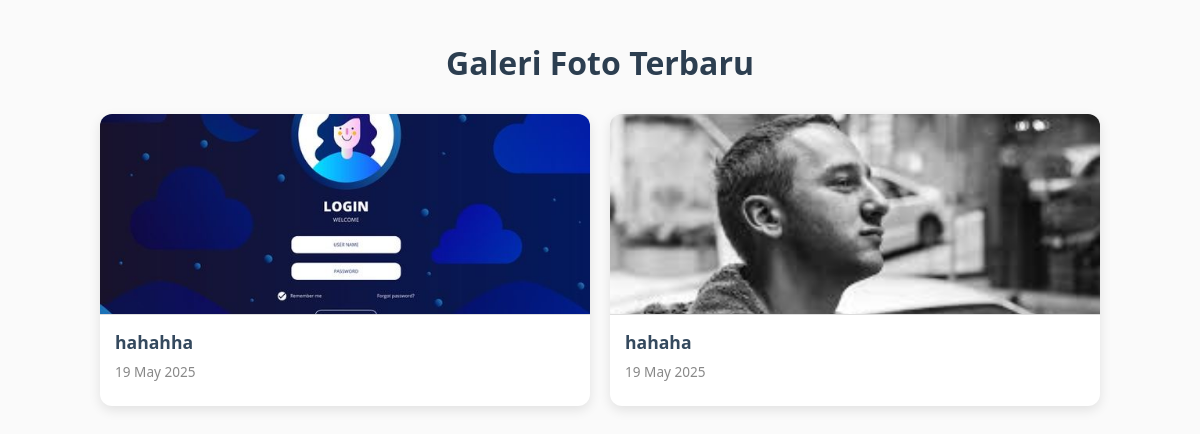
Page /galeri/ on the earlier database version.
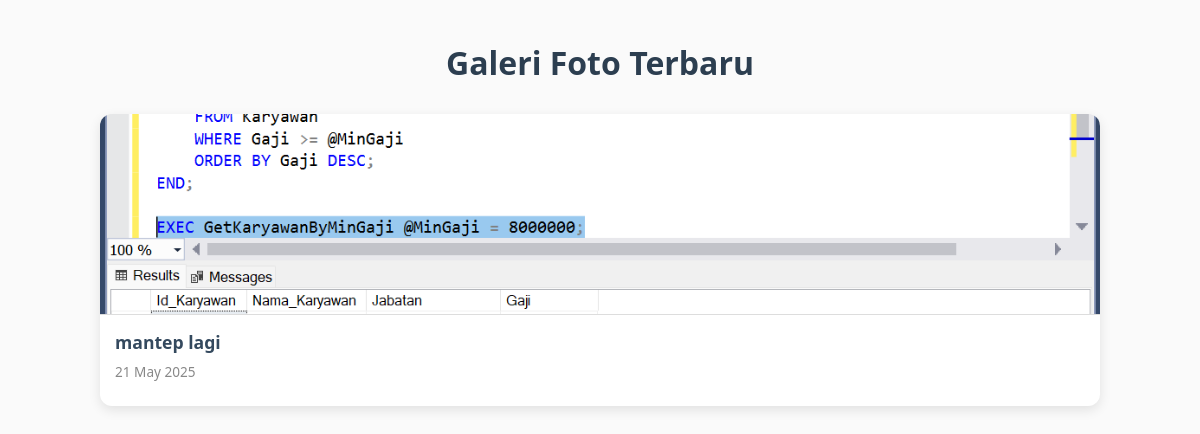
Same page on the later database version.
### web/models.py (models this page shows, shortened)
class Galeri(models.Model):
    judul = models.CharField(max_length=200)
    gambar = models.ImageField(upload_to='galeri/')
    keterangan = models.TextField(blank=True, null=True)
    tanggal_upload = models.DateTimeField(auto_now_add=True)

### web/views.py (the view)
# urls.py: path('galeri/', views.galeri_list, name='galeri_list'),
def galeri_list(request):
    galeri = Galeri.objects.all().order_by('-tanggal_upload')
    return render(request, 'web/galeri_list.html', {'galeri': galeri})

### web/templates/web/galeri_list.html (shortened to what this page needs)
<!DOCTYPE html>
<html lang="id">
<head>
  <link href="https://cdn.jsdelivr.net/npm/aos@2.3.4/dist/aos.css" rel="stylesheet" />
</head>
<body>
  <h1>Galeri Foto Terbaru</h1>
  <div class="galeri-container">
    {% for foto in galeri %}
    <div class="galeri-item" data-aos="zoom-in" data-aos-delay="{{ forloop.counter0|add:"100" }}">
      {% if foto.gambar %}
      <img src="{{ foto.gambar.url }}" alt="{{ foto.judul }}" class="galeri-image" />
      {% else %}
      <img src="https://via.placeholder.com/400x200?text=No+Image" alt="No Image" class="galeri-image" />
      {% endif %}
      <div class="galeri-info">
        <h2 class="galeri-title">{{ foto.judul }}</h2>
        <time class="galeri-date">{{ foto.tanggal_upload|date:"d M Y" }}</time>
      </div>
    </div>
    {% empty %}
    <p>Tidak ada foto tersedia di galeri.</p>
    {% endfor %}
  </div>
</body>
</html>

Differences in the rows shown:
removed Galeri: gambar (picture), judul "hahahha", tanggal_upload "19 May 2025"
removed Galeri: gambar (picture), judul "hahaha", tanggal_upload "19 May 2025"
added Galeri: gambar (picture), judul "mantep lagi", tanggal_upload "21 May 2025"
